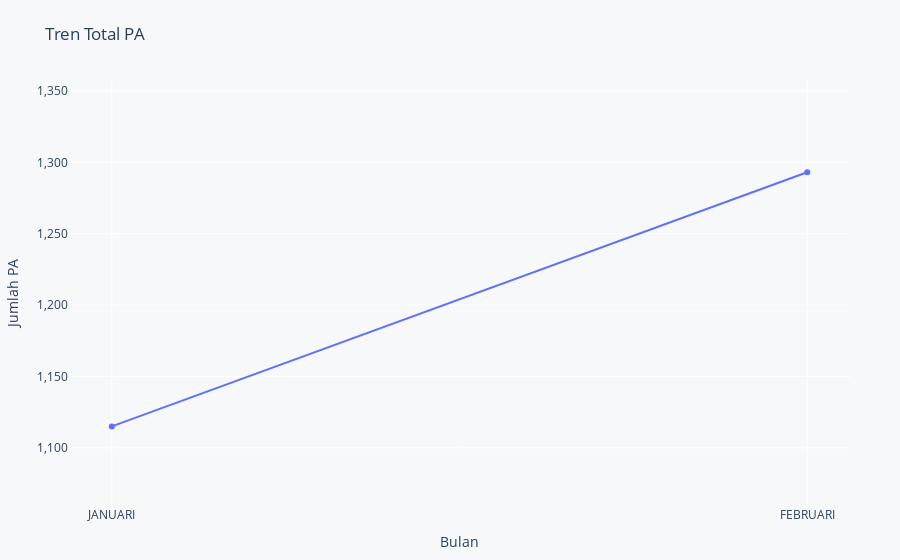

Notebook code cell kept with this figure:
### Code cell
aggregated =  data_mix.filter(
        pl.col("KABUPATEN").is_in(filter_kabupaten),
        pl.col("KECAMATAN").is_in(filter_kecamatan),
        pl.col("KELURAHAN").is_in(filter_desa),
        pl.col("BULAN").is_in(bulan_hingga(filter_bulan))
    ).group_by(
        'PROVINSI', 'BULAN'
    ).agg([
        pl.col("PA").sum()
    ])

# Mengurutkan bulan sesuai urutan kronologis
month_order = {
    'JANUARI': 1,
    'FEBRUARI': 2,
    'MARET': 3,
    'APRIL': 4,
    'MEI': 5,
    'JUNI': 6,
    'JULI': 7,
    'AGUSTUS': 8,
    'SEPTEMBER': 9,
    'OKTOBER': 10,
    'NOVEMBER': 11,
    'DESEMBER': 12
}

aggregated = aggregated.with_columns(
    pl.col("BULAN").replace(month_order).alias("month_num")
).sort("month_num").drop("month_num")

# Hitung nilai minimum untuk sumbu Y (Januari - 10%)
nilai_januari = aggregated.filter(pl.col("BULAN") == "JANUARI")["PA"][0]
y_min = nilai_januari - (nilai_januari * 0.05)  # Januari - 10%
max_value = aggregated["PA"].max() * 1.05

fig = px.line(
    aggregated,  # Langsung gunakan Polars DataFrame
    x="BULAN",
    y="PA",
    title="Tren Total PA",
    labels={"BULAN": "Bulan", "PA": "Jumlah PA"},
    markers=True  # Menambahkan dot (marker) di setiap titik
)
fig.update_yaxes(
    range=[y_min, max_value],
    tickformat=",.0f")  # `None` untuk batas atas otomatis 

fig.update_layout(
    showlegend=False,
    paper_bgcolor="#f6f8fa",
    plot_bgcolor="#f6f8fa",
    margin=dict(l=50, r=50, t=80, b=50)  # Padding: kiri, kanan, atas, bawah
)
fig.update_traces(
    hovertemplate="Bulan = %{x}<br>Jumlah PA = %{y}"
)

### Figure 1 — Plotly figure (JSON) as saved in the notebook; plotly's stock layout.template omitted (floating-point values rounded to 4 significant figures)
{"data": [{"hovertemplate": "Bulan = %{x}<br>Jumlah PA = %{y}", "legendgroup": "", "line": {"color": "#636efa", "dash": "solid"}, "marker": {"symbol": "circle"}, "mode": "lines+markers", "name": "", "orientation": "v", "showlegend": false, "type": "scatter", "x": ["JANUARI", "FEBRUARI"], "xaxis": "x", "y": [1115, 1293], "yaxis": "y"}], "layout": {"legend": {"tracegroupgap": 0}, "margin": {"b": 50, "l": 50, "r": 50, "t": 80}, "paper_bgcolor": "#f6f8fa", "plot_bgcolor": "#f6f8fa", "showlegend": false, "title": {"text": "Tren Total PA"}, "xaxis": {"anchor": "y", "domain": [0, 1], "title": {"text": "Bulan"}}, "yaxis": {"anchor": "x", "domain": [0, 1], "range": [1059.0, 1358.0], "tickformat": ",.0f", "title": {"text": "Jumlah PA"}}}}
